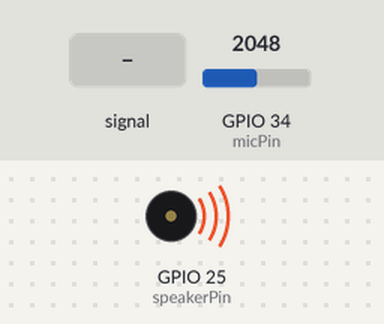
A program run on a simulated ESP32. Shown: buzzer (waves = sounding, pin HIGH). The inputs (shaded band) are chosen by the test bench; at power-on: GPIO 34 (micPin) = 2048. What the program prints to the serial monitor is not drawn.

Above: at 1.2 s.
1.3 s: GPIO 34 (micPin) fed a 200 Hz sine of ±327 counts around its level
Timing chart, 0 to 3.3 s (numbered marks = the images above; inputs shaded):
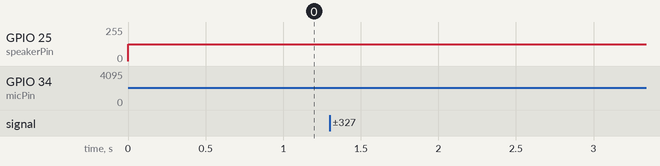

The program:

main.cpp
```cpp
#include <Arduino.h>

// アナログマイク接続ピン (ESP32 ADCピン)
const int micPin = 34; // 例: GPIO34

// スピーカー接続ピン (ESP32 DACピン)
const int speakerPin = 25; // 例: GPIO25 (DAC1)

// サンプリングレート (Hz)
const int sampleRate = 8000;

// バッファサイズ (サンプルの個数)
const int bufferSize = 256;

void setup() {
  Serial.begin(115200);
  Serial.println("Audio Passthrough Test");
  // DACの初期設定 (必要に応じて)
  dacWrite(speakerPin, 0); // 初期値を0に設定
}

void loop() {
  // アナログマイクからデータを読み取る
  for (int i = 0; i < bufferSize; i++) {
    int rawValue = analogRead(micPin);

    // 12ビットのADC値を8ビットのDACの範囲 (0-255) にマッピング
    // 必要に応じて、オフセット調整やスケール調整を行ってください
    int dacValue = map(rawValue, 0, 4095, 0, 255);

    // DACに書き込んで音を出す
    dacWrite(speakerPin, dacValue);

    // サンプリングレートに合わせて遅延を入れる
    delayMicroseconds(1000000 / sampleRate);
  }
}
```
